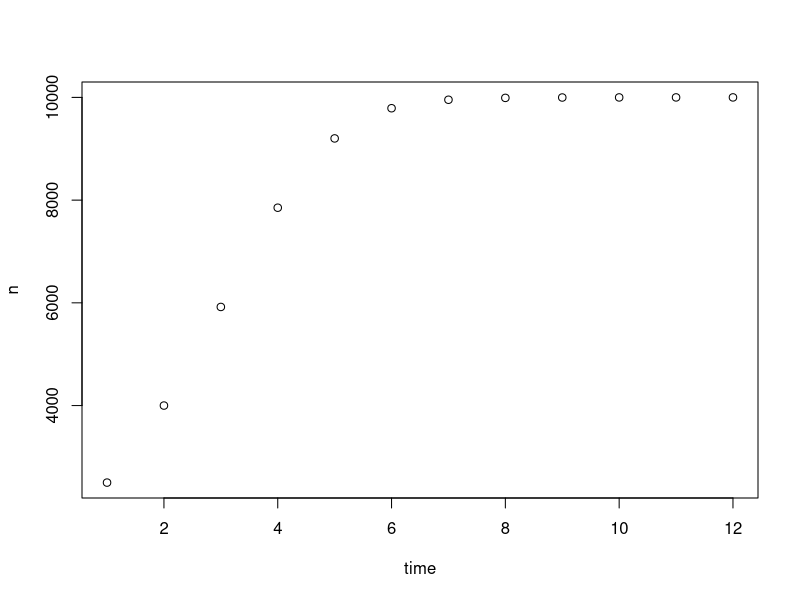

Here is the R script that generated this plot:
#Lab 4: Practing for Loops and combining them with data collection via array indexing 
#Creating a for loop that prints "hi" 10 times
for ( i in seq(1,10)) {print("hi")}
#Tim math problem; calculating his total amount of money for the next 8 weeks
TenDollars <- 10
FiveDollars <- 5
OneWeekOfGum <- 2.68
for (i in seq(1,8)) {now <- TenDollars + FiveDollars - OneWeekOfGum
print (now) 
TenDollars <- now}
#Conservation Biologist problem; calculating the expected population size for the next 7 years
FivePercent <- 0.05
CurrentPopulation <- 2000
for (i in seq(1,7)) {new <-abs(CurrentPopulation * FivePercent - CurrentPopulation)
print (new)
CurrentPopulation <- new}
#Discrete-time logistic growth equation used to measure population abundance over time 
n <- 2500
K <- 10000
r <- 0.8 
t <- 1
for (t in seq(2, 12)) {
  n[t] <- n[t-1] + (r * n[t-1] * (K - n[t-1]) / K)
  print (n[t])
  }
#Part 2 basics of array indexing; generating a vector of 18 zeros 
data <- rep(0,18)
print(data)
#For loop that generates a vector where each value goes up by a factor of 3
a <- 1:18
b <- 1:18
c <- 1:18
res <- numeric(length=length(a))
for(i in seq_along(a)) {
  res[i] <- a[i] + b[i] + c[i]
}
res
#New vectors of 0 with the first entry of the vector as 1 
  vec <- c(rep(1,1), rep(0, 17))
  vec
#For loop that creates a vector where each value is equal to one plus twice the value of the previos entery 
zero <- 0
one <- 1
two <- 2
for(i in seq(1,18)) {start <- zero * two + one
print(start)
zero<- start }
#Vector that contains the first 20 Fibonacci numbers
Fibonacci <- numeric(20)
Fibonacci[2] <-1
for (i in 3:20) Fibonacci[i] <- Fibonacci [i-2] + Fibonacci [i-1]
print("First 20 Fibonacci Numbers")
print(Fibonacci)
#Creating 2 vectors to plot a graph to show time vs abundance 
n <- 2500
K <- 10000
r <- 0.8 
time <- c(1:12)
for (t in seq(2, 12)) {
  n[t] <- n[t-1] + (r * n[t-1] * (K - n[t-1]) / K)
  print (n[t])
}
plot(time,n)
